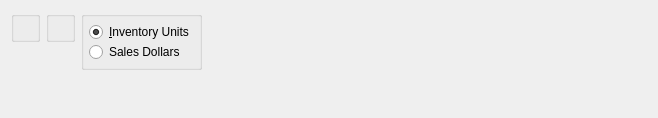
<?xml version="1.0" encoding="UTF-8"?>
<ui version="4.0">
 <comment>This file is part of the xTuple ERP: PostBooks Edition, a free and
open source Enterprise Resource Planning software suite,
Copyright (c) 1999-2010 by OpenMFG LLC, d/b/a xTuple.
It is licensed to you under the Common Public Attribution License
version 1.0, the full text of which (including xTuple-specific Exhibits)
is available at www.xtuple.com/CPAL.  By using this software, you agree
to be bound by its terms.</comment>
 <class>dspTimePhasedSalesByItem</class>
 <widget class="QWidget" name="dspTimePhasedSalesByItem">
  <property name="geometry">
   <rect>
    <x>0</x>
    <y>0</y>
    <width>658</width>
    <height>118</height>
   </rect>
  </property>
  <property name="windowTitle">
   <string>Time-Phased Sales History by Item</string>
  </property>
  <layout class="QHBoxLayout" name="horizontalLayout">
   <item>
    <layout class="QVBoxLayout" name="verticalLayout">
     <property name="spacing">
      <number>0</number>
     </property>
     <item>
      <widget class="WarehouseGroup" name="_warehouse">
       <property name="title">
        <string/>
       </property>
       <property name="fixedSize">
        <bool>false</bool>
       </property>
      </widget>
     </item>
     <item>
      <spacer name="verticalSpacer">
       <property name="orientation">
        <enum>Qt::Vertical</enum>
       </property>
       <property name="sizeHint" stdset="0">
        <size>
         <width>20</width>
         <height>0</height>
        </size>
       </property>
      </spacer>
     </item>
    </layout>
   </item>
   <item>
    <layout class="QVBoxLayout" name="verticalLayout_2">
     <property name="spacing">
      <number>0</number>
     </property>
     <item>
      <widget class="ParameterGroup" name="_productCategory">
       <property name="title">
        <string/>
       </property>
       <property name="fixedSize">
        <bool>false</bool>
       </property>
      </widget>
     </item>
     <item>
      <spacer name="verticalSpacer_2">
       <property name="orientation">
        <enum>Qt::Vertical</enum>
       </property>
       <property name="sizeHint" stdset="0">
        <size>
         <width>20</width>
         <height>0</height>
        </size>
       </property>
      </spacer>
     </item>
    </layout>
   </item>
   <item>
    <layout class="QVBoxLayout" name="verticalLayout_3">
     <property name="spacing">
      <number>0</number>
     </property>
     <item>
      <widget class="QGroupBox" name="_displayUnitsGroup">
       <property name="title">
        <string/>
       </property>
       <layout class="QVBoxLayout">
        <property name="spacing">
         <number>0</number>
        </property>
        <property name="margin">
         <number>5</number>
        </property>
        <item>
         <widget class="QRadioButton" name="_inventoryUnits">
          <property name="text">
           <string>&amp;Inventory Units</string>
          </property>
          <property name="checked">
           <bool>true</bool>
          </property>
         </widget>
        </item>
        <item>
         <widget class="QRadioButton" name="_salesDollars">
          <property name="text">
           <string>Sales Dollars</string>
          </property>
         </widget>
        </item>
       </layout>
      </widget>
     </item>
     <item>
      <spacer name="verticalSpacer_3">
       <property name="orientation">
        <enum>Qt::Vertical</enum>
       </property>
       <property name="sizeHint" stdset="0">
        <size>
         <width>20</width>
         <height>0</height>
        </size>
       </property>
      </spacer>
     </item>
    </layout>
   </item>
   <item>
    <spacer name="horizontalSpacer">
     <property name="orientation">
      <enum>Qt::Horizontal</enum>
     </property>
     <property name="sizeHint" stdset="0">
      <size>
       <width>0</width>
       <height>20</height>
      </size>
     </property>
    </spacer>
   </item>
  </layout>
 </widget>
 <layoutdefault spacing="6" margin="11"/>
 <pixmapfunction>qPixmapFromMimeSource</pixmapfunction>
 <customwidgets>
  <customwidget>
   <class>ParameterGroup</class>
   <extends>QGroupBox</extends>
   <header>parametergroup.h</header>
  </customwidget>
  <customwidget>
   <class>WarehouseGroup</class>
   <extends>QGroupBox</extends>
   <header>warehousegroup.h</header>
  </customwidget>
 </customwidgets>
 <tabstops>
  <tabstop>_warehouse</tabstop>
  <tabstop>_productCategory</tabstop>
  <tabstop>_inventoryUnits</tabstop>
 </tabstops>
 <resources/>
 <connections/>
</ui>
